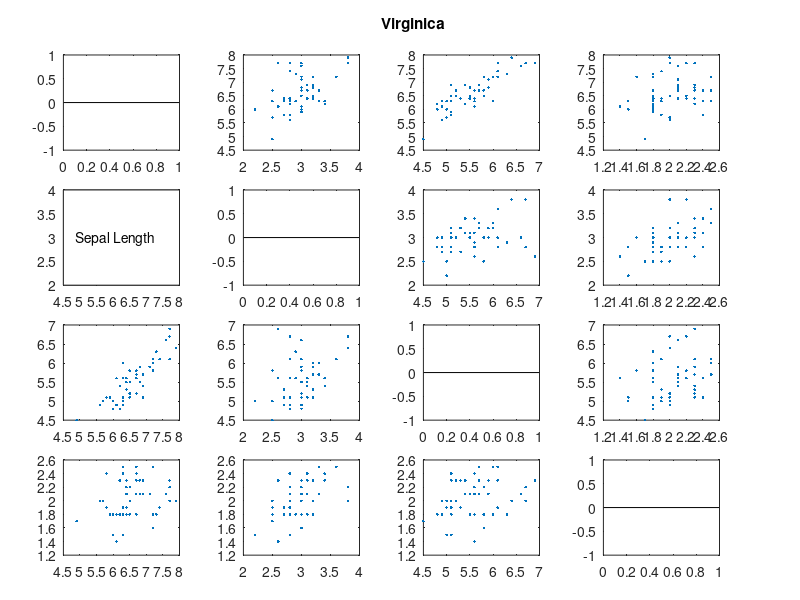

This figure's MATLAB source: (Note: this script raises an error after producing the figure.)
% Example 5.18
% Computational Statistics Handbook with MATLAB, 2nd Edition
% Wendy L. and Angel R. Martinez


load iris
% This loads up three matrices, one for each species.
% Get the plotmatrix display of the Iris setosa data.
[H,ax,bigax,P]=plotmatrix(setosa);
axes(bigax),title('Iris Setosa')

% Create the labels as a cell array of strings.
labs={'Sepal Length','Sepal Width',...
				'Petal Length', 'Petal Width'};
[H,ax,bigax,P]=plotmatrix(virginica);
axes(bigax)
title('Virginica')

% Delete the histograms.
delete(P)
%Pput the labels in - the positions might have
% to be adjusted depending on the text. 
for i = 1:4
   txtax = axes('Position',get(ax(i,i),'Position'),...
      'units','normalized');
   text(.1, .5,labs{i})
   set(txtax,'xtick',[],'ytick',[],...
      'xgrid','off','ygrid','off','box','on')
end
